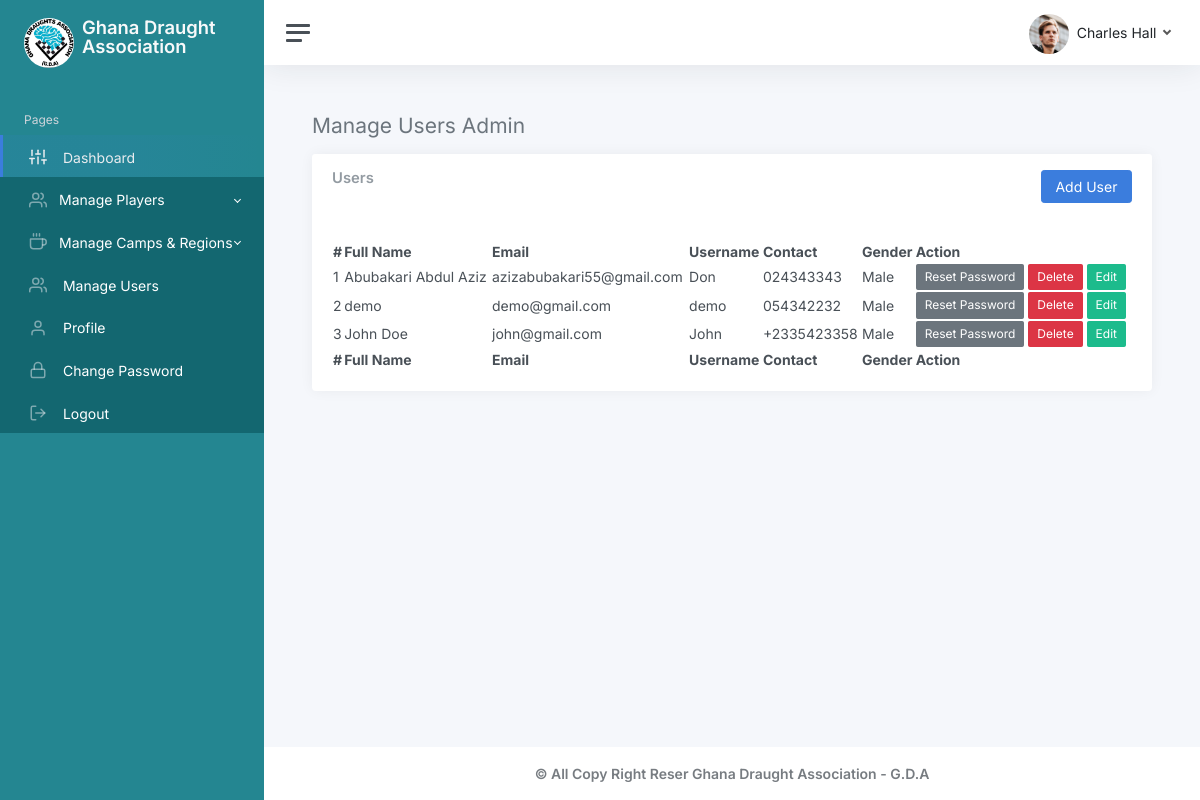
Page /admin/manageUsers.php (signed in) on the committed database.
### tables this page shows
CREATE TABLE `usertbl` (
  `id` int(11) NOT NULL,
  `fullName` varchar(255) NOT NULL,
  `username` varchar(100) NOT NULL,
  `email` varchar(200) NOT NULL,
  `contact` varchar(15) NOT NULL,
  `gender` varchar(7) NOT NULL,
  `role` varchar(5) NOT NULL,
  `regionId` int(11) NOT NULL,
  `campId` int(11) NOT NULL,
  `profilePicture` varchar(255) NOT NULL,
  `password` varchar(255) NOT NULL
);

### admin/manageUsers.php (the view, shortened to what this page needs)
<?php include('inc/sidebar.php') ?>
<?php include('inc/header.php') ?>
		<main class="content">
			<div class="container-fluid p-0">
				<h1 class="h3 mb-3"><span class=" text-secondary">Manage Users <?php echo $_SESSION['SESS_ROLE'] ?> </span></h1>
				<div class="row">
					<div class="col-xl-12 col-xxl-5 d-flex">
						<div class="w-100">
                               <div class="card">
                                   <div class="card-header">
                                       <div class="row">
                                           <div class="col-md-6">
                                               <h3 class=" card-title">Users</h3>
                                           </div>
                                           <div class="col-md-6">
                                               <a href="./addUser.php" class="btn btn-primary float-end">Add User</a>
                                           </div>
                                       </div>
                                   </div>
                                   <div class="card-body">
                                       <div class=" table-responsive">
                                           <table id="example" class="display" style="width:100%">
                                               <thead>
                                                   <tr>
                                                       <th>#</th>
                                                       <th>Full Name</th>
                                                       <th>Email</th>
                                                       <th>Username</th>
                                                       <th>Contact</th>
                                                       <th>Gender</th>
                                                       <th>Action</th>
                                                   </tr>
                                               </thead>
                                               <tbody>
                                                   <?php
                                                       include('./config.php');
                                                       $sql = mysqli_query($conn, "SELECT * FROM usertbl ORDER BY fullName ASC");
                                                       $count = 1;
                                                       while ($row = mysqli_fetch_array($sql)) {
                                                   ?>
                                                   <tr>
                                                       <td><?= $count ?></td>
                                                       <td><?= $row['fullName'] ?></td>
                                                       <td><?= $row['email'] ?></td>
                                                       <td><?= $row['username'] ?></td>
                                                       <td><?= $row['contact'] ?></td>
                                                       <td><?= $row['gender'] ?></td>
                                                       <td>
                                                           <a onclick="return confirm('Confirm to reset password!')" href="./main/resetPassword.php?userId=<?= $row['id'] ?>" class="btn btn-secondary btn-sm">Reset Password</a>
                                                           <a onclick="return confirm('Confirm to delete!')" href="./main/deleteUser.php?userId=<?= $row['id'] ?>" class="btn btn-danger btn-sm">Delete</a>
                                                           <a href="./editUser.php?userId=<?= $row['id'] ?>" class="btn btn-success btn-sm">Edit</a>
                                                       </td>
                                                   </tr>
                                                   <?php
                                                       $count++;
                                                       }
                                                   ?>
                                               </tbody>
                                               <tfoot>
                                                   <tr>
                                                       <th>#</th>
                                                       <th>Full Name</th>
                                                       <th>Email</th>
                                                       <th>Username</th>
                                                       <th>Contact</th>
                                                       <th>Gender</th>
                                                       <th>Action</th>
                                                   </tr>
                                               </tfoot>
                                           </table>
                                       </div>
                                   </div>
                               </div>
                           </div>
					</div>
				</div>
			</div>
		</main>
		<?php include('inc/footer.php') ?>

### assets/css/dataTables.dataTables.css (style rules this page uses)
:root { --dt-row-selected: 13, 110, 253; --dt-row-selected-text: 255, 255, 255; --dt-row-selected-link: 9, 10, 11; --dt-row-stripe: 0, 0, 0; --dt-row-hover: 0, 0, 0; --dt-column-ordering: 0, 0, 0; --dt-html-background: white; }

### rows in the picture
usertbl: fullName "Abubakari Abdul Aziz", email "azizabubakari55@gmail.com", username "Don", contact "024343343", gender "Male"
usertbl: fullName "demo", email "demo@gmail.com", username "demo", contact "054342232", gender "Male"
usertbl: fullName "John Doe", email "john@gmail.com", username "John", contact "+2335423358", gender "Male"

### other values in the picture
$_SESSION['SESS_ROLE'] "Admin"
